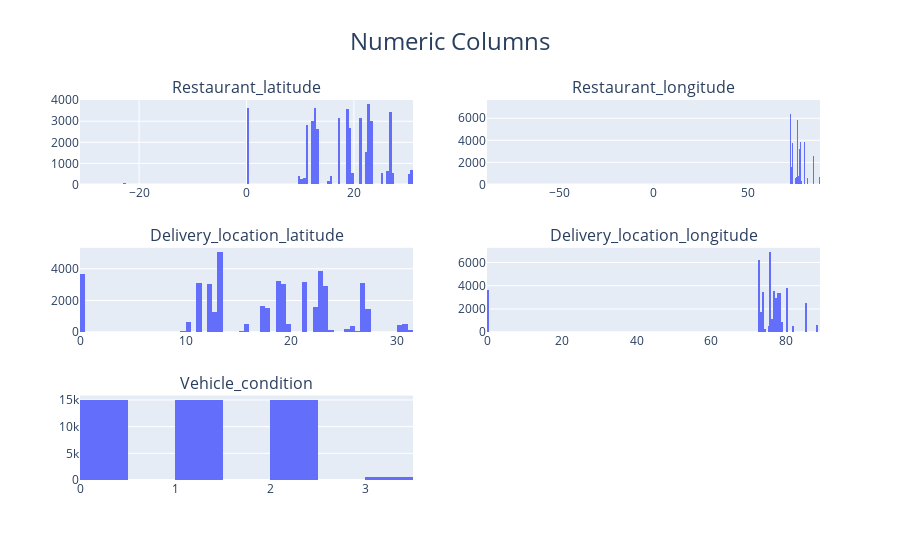

Notebook cell for this chart:
### Code cell
fig = plot_histogram(DF_RAW)
fig.show()

### Figure 1 — Plotly figure (JSON) as saved in the notebook; plotly's stock layout.template omitted (floating-point values rounded to 4 significant figures; data arrays with more than 128 entries replaced by an {"elided": "..."} marker saying what was removed)
{"data": [{"bingroup": "x", "hovertemplate": "Restaurant_latitude=%{x}<br>count=%{y}<extra></extra>", "legendgroup": "", "marker": {"color": "#636efa", "pattern": {"shape": ""}}, "name": "", "orientation": "v", "showlegend": false, "type": "histogram", "x": {"elided": "45593 float values"}, "xaxis": "x", "yaxis": "y"}, {"bingroup": "x", "hovertemplate": "Restaurant_longitude=%{x}<br>count=%{y}<extra></extra>", "legendgroup": "", "marker": {"color": "#636efa", "pattern": {"shape": ""}}, "name": "", "orientation": "v", "showlegend": false, "type": "histogram", "x": {"elided": "45593 float values"}, "xaxis": "x2", "yaxis": "y2"}, {"bingroup": "x", "hovertemplate": "Delivery_location_latitude=%{x}<br>count=%{y}<extra></extra>", "legendgroup": "", "marker": {"color": "#636efa", "pattern": {"shape": ""}}, "name": "", "orientation": "v", "showlegend": false, "type": "histogram", "x": {"elided": "45593 float values"}, "xaxis": "x3", "yaxis": "y3"}, {"bingroup": "x", "hovertemplate": "Delivery_location_longitude=%{x}<br>count=%{y}<extra></extra>", "legendgroup": "", "marker": {"color": "#636efa", "pattern": {"shape": ""}}, "name": "", "orientation": "v", "showlegend": false, "type": "histogram", "x": {"elided": "45593 float values"}, "xaxis": "x4", "yaxis": "y4"}, {"bingroup": "x", "hovertemplate": "Vehicle_condition=%{x}<br>count=%{y}<extra></extra>", "legendgroup": "", "marker": {"color": "#636efa", "pattern": {"shape": ""}}, "name": "", "orientation": "v", "showlegend": false, "type": "histogram", "x": {"elided": "45593 int values"}, "xaxis": "x5", "yaxis": "y5"}], "layout": {"annotations": [{"font": {"size": 16}, "showarrow": false, "text": "Restaurant_latitude", "x": 0.225, "xanchor": "center", "xref": "paper", "y": 1, "yanchor": "bottom", "yref": "paper"}, {"font": {"size": 16}, "showarrow": false, "text": "Restaurant_longitude", "x": 0.775, "xanchor": "center", "xref": "paper", "y": 1, "yanchor": "bottom", "yref": "paper"}, {"font": {"size": 16}, "showarrow": false, "text": "Delivery_location_latitude", "x": 0.225, "xanchor": "center", "xref": "paper", "y": 0.6111, "yanchor": "bottom", "yref": "paper"}, {"font": {"size": 16}, "showarrow": false, "text": "Delivery_location_longitude", "x": 0.775, "xanchor": "center", "xref": "paper", "y": 0.6111, "yanchor": "bottom", "yref": "paper"}, {"font": {"size": 16}, "showarrow": false, "text": "Vehicle_condition", "x": 0.225, "xanchor": "center", "xref": "paper", "y": 0.2222, "yanchor": "bottom", "yref": "paper"}], "title": {"font": {"size": 24}, "text": "Numeric Columns", "x": 0.5, "xanchor": "center"}, "xaxis": {"anchor": "y", "domain": [0, 0.45], "showgrid": true, "title": {"font": {"size": 18}}}, "xaxis2": {"anchor": "y2", "domain": [0.55, 1]}, "xaxis3": {"anchor": "y3", "domain": [0, 0.45]}, "xaxis4": {"anchor": "y4", "domain": [0.55, 1]}, "xaxis5": {"anchor": "y5", "domain": [0, 0.45]}, "xaxis6": {"anchor": "y6", "domain": [0.55, 1]}, "yaxis": {"anchor": "x", "domain": [0.7778, 1], "showgrid": true, "title": {"font": {"size": 18}}}, "yaxis2": {"anchor": "x2", "domain": [0.7778, 1]}, "yaxis3": {"anchor": "x3", "domain": [0.3889, 0.6111]}, "yaxis4": {"anchor": "x4", "domain": [0.3889, 0.6111]}, "yaxis5": {"anchor": "x5", "domain": [0, 0.2222]}, "yaxis6": {"anchor": "x6", "domain": [0, 0.2222]}}}
